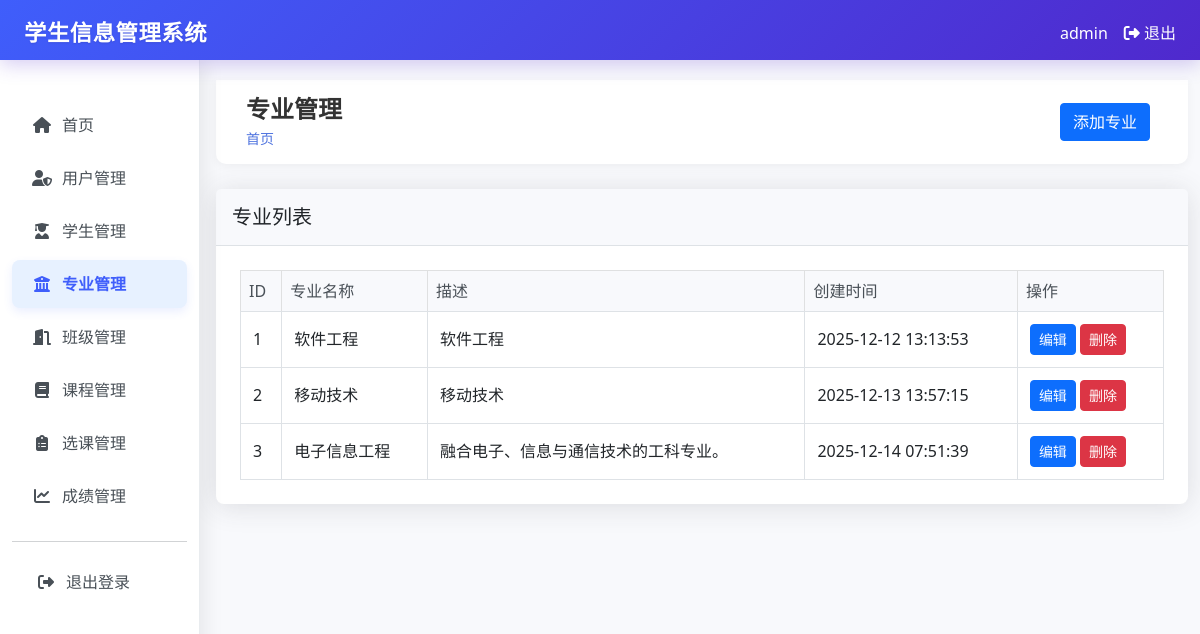
The page /majors (signed in) on the database as committed earlier.
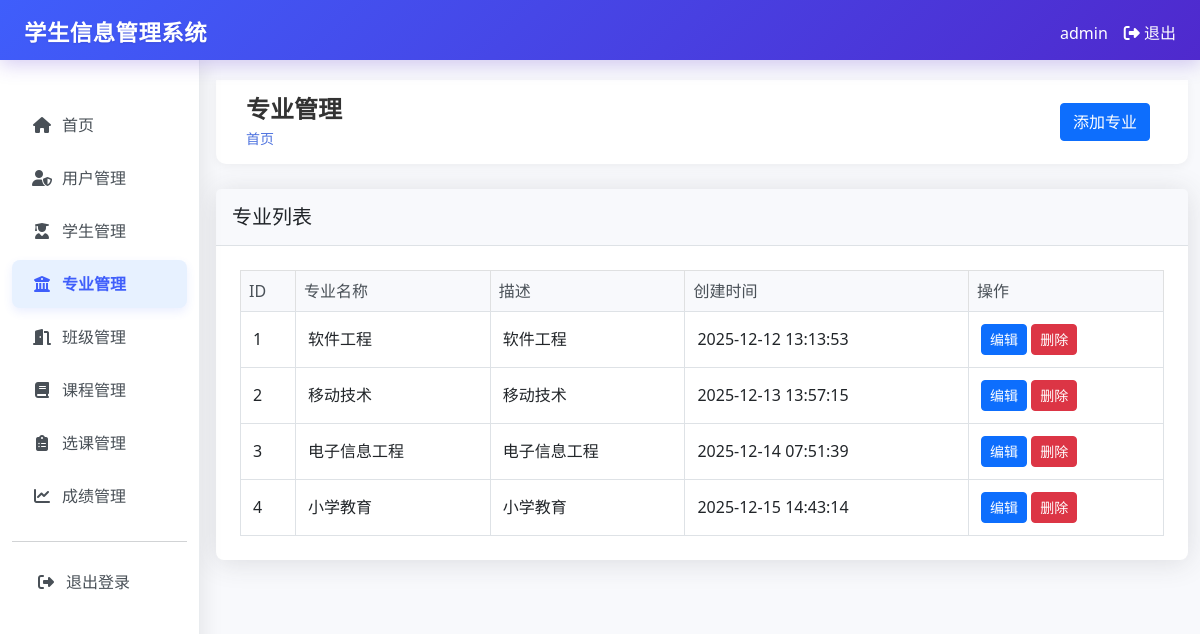
The same page on the database as committed later.
### tables this page shows
CREATE TABLE majors (
        id INTEGER PRIMARY KEY AUTOINCREMENT,
        name TEXT UNIQUE NOT NULL,
        description TEXT,
        created_at TIMESTAMP DEFAULT CURRENT_TIMESTAMP
    );

### app.py (the view)
@app.route("/majors")
@login_required
def majors():
    conn = get_db_connection()
    majors = conn.execute("SELECT * FROM majors ORDER BY id ASC").fetchall()
    conn.close()
    return render_template("majors/index.html", majors=majors)

### app.py (called while the page is built)
def login_required(f):
    @wraps(f)
    def decorated_function(*args, **kwargs):
        if "user_id" not in session:
            return redirect(url_for("login"))
        return f(*args, **kwargs)
    return decorated_function

def get_db_connection():
    conn = sqlite3.connect("student_management.db")
    conn.row_factory = sqlite3.Row
    return conn

### templates/majors/index.html (shortened to what this page needs)
{% extends "base.html" %}
{% block header %}专业管理{% endblock %}
{% block actions %}
{% if session.role == 'admin' %}
<a href="{{ url_for('create_major') }}" class="btn btn-primary">添加专业</a>
{% endif %}
{% endblock %}
{% block content %}
<div class="card">
    <div class="card-header">
        <h5 class="card-title mb-0">专业列表</h5>
    </div>
    <div class="card-body">
        <div class="table-responsive">
            <table class="table table-bordered table-hover">
                <thead class="table-light">
                    <tr>
                        <th>ID</th>
                        <th>专业名称</th>
                        <th>描述</th>
                        <th>创建时间</th>
                        {% if session.role == 'admin' %}
                        <th>操作</th>
                        {% endif %}
                    </tr>
                </thead>
                <tbody>
                    {% for major in majors %}
                    <tr>
                        <td>{{ major.id }}</td>
                        <td>{{ major.name }}</td>
                        <td>{{ major.description or '无描述' }}</td>
                        <td>{{ major.created_at }}</td>
                        {% if session.role == 'admin' %}
                        <td>
                            <a href="{{ url_for('edit_major', major_id=major.id) }}" class="btn btn-sm btn-primary">编辑</a>
                            <form action="{{ url_for('delete_major', major_id=major.id) }}" method="post" style="display: inline;" onsubmit="return confirm('确定要删除此专业吗？');">
                                <button type="submit" class="btn btn-sm btn-danger">删除</button>
                            </form>
                        </td>
                        {% endif %}
                    </tr>
                    {% endfor %}
                </tbody>
            </table>
        </div>
    </div>
</div>
{% endblock %}

Rows that differ between the two databases and show on the page:
changed majors "电子信息工程": description "融合电子、信息与通信技术的工科专业。" → "电子信息工程"
added majors: id "4", name "小学教育", description "小学教育", created_at "2025-12-15 14:43:14"
